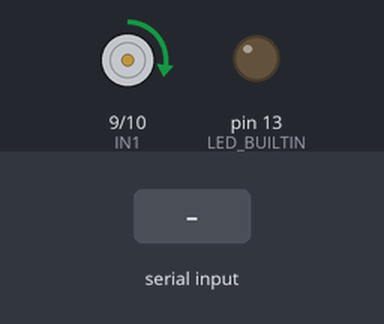
The sketch below on a simulated Arduino Uno, built with avr-gcc and run on an emulated ATmega328P. Shown: motor-driver pin pairs drawn as motors (green arrow = first pin HIGH = forward, orange = second pin HIGH = backward, longer = more drive, scaled by the enable pin), output pins drawn as LEDs (lit = HIGH). The test bench sets the inputs (shaded band). What the sketch prints to the serial monitor is not drawn.

Above: at 1.2 s.
1.3 s: "0" received over Serial
At 1.8 s:
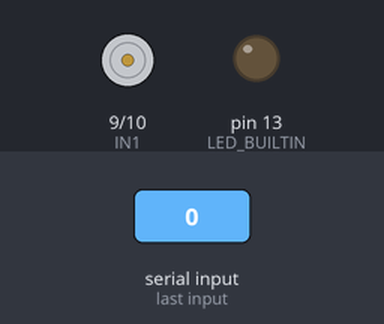
2.8 s: "s" received over Serial
Timing chart, 0 to 5.8 s (numbered marks = the images above; inputs shaded):
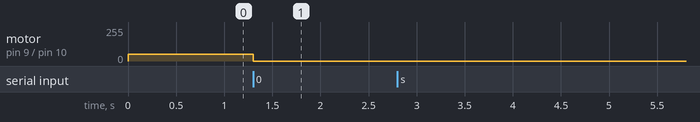

Measured:
- after the input at 1.3 s, motor on pin 9 (IN1) / pin 10 (IN2): forward 50/255 → stopped at once

The sketch:

PWM.ino
```cpp
int IN1 = 9;
int IN2 = 10;
int enA = 11;

int motorSpeedA = 0;

void setup() {
  Serial.begin(9600);
  pinMode(LED_BUILTIN, OUTPUT);

  pinMode(enA, OUTPUT);
  pinMode(IN1, OUTPUT);
  pinMode(IN2, OUTPUT);


  // Set initial rotation direction
  // forward
  digitalWrite(IN1, HIGH);
  digitalWrite(IN2, LOW);

  // Initial speed
  motorSpeedA = 50; // 0~255

}

void loop() {


  if (motorSpeedA < 0)
  {
    motorSpeedA = 0;
  }
  if (motorSpeedA > 255)
  {
    motorSpeedA = 255;
  }
  Serial.println(motorSpeedA);
  analogWrite(enA, motorSpeedA); // Send PWM signal to motor A
}


void serialEvent() {
  while (Serial.available())
  {
    // get the new byte:
    char inChar = (char)Serial.read();

    if(inChar == '0')
    {
      digitalWrite(IN1, LOW);
      digitalWrite(IN2, LOW);

    }
    else if(inChar == 's')
    {
      motorSpeedA-=10;

    }
    else if(inChar == 'w')
    {
      motorSpeedA+=10;

    }
  }
}
```
